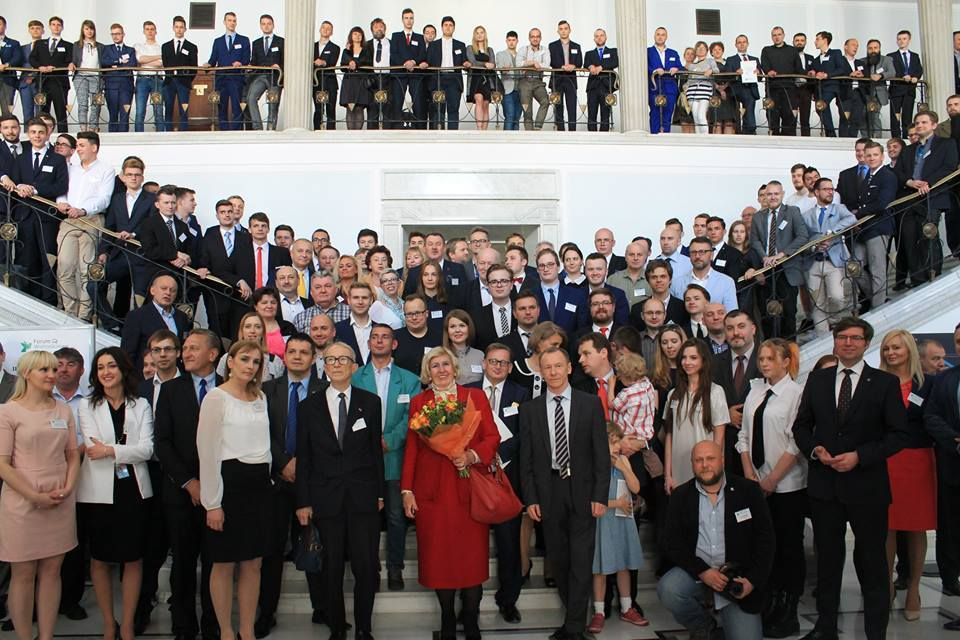
#> input picture konf.jpg, 960 x 640 px
$ python face_detect.py konf.jpg   (older library calls are emulated)
#> lines starting #> are read from the running program, lines starting #| are printed output that depends on the picture; after the words box and inside, x2 and y2 are one past the last pixel; in counts of white or black regions, pixels touching at a corner belong together
import cv2
import sys

# Get user supplied values
imagePath = sys.argv[1]
cascPath = "haarcascade_frontalface_default.xml"

# Create the haar cascade
faceCascade = cv2.CascadeClassifier(cascPath)

# Read the image
image = cv2.imread(imagePath)
#> image is the input picture: shape (640, 960, 3); mean B, G, R 97.9, 100.2, 108.8
gray = cv2.cvtColor(image, cv2.COLOR_BGR2GRAY)
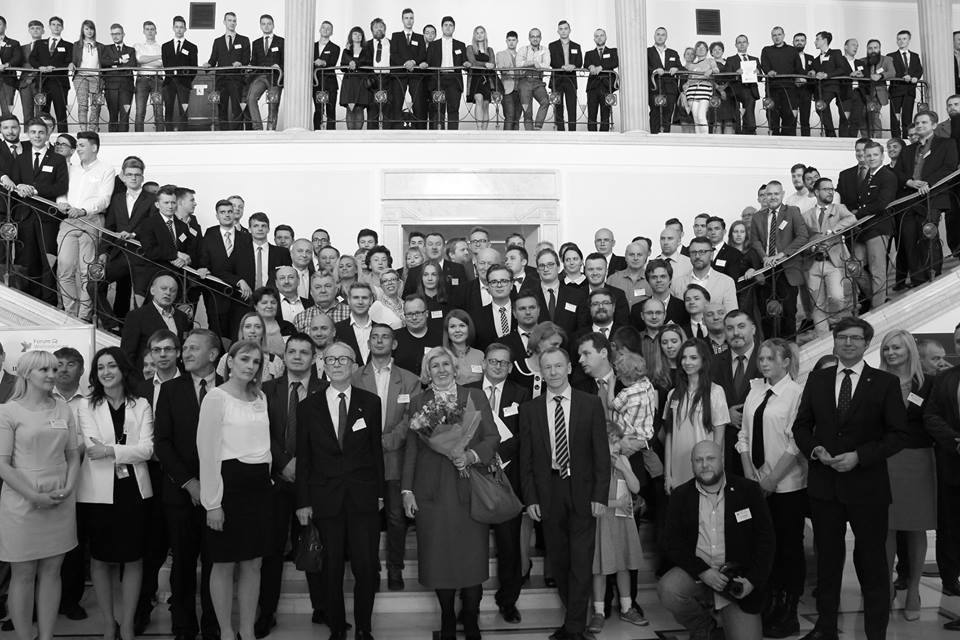
#> gray: shape (640, 960); min 0, max 255, mean 102.5

# Detect faces in the image
faces = faceCascade.detectMultiScale(
    gray,
    scaleFactor=1.1,
    minNeighbors=5,
#    minSize=(30, 30),
    flags = cv2.cv.CV_HAAR_SCALE_IMAGE
)
#> faces = 36 rows, first 6: [422, 234, 26, 26], [292, 241, 26, 26], [533, 254, 27, 27], [417, 264, 25, 25], [274, 268, 26, 26], [645, 266, 28, 28]

print("Found {0} faces!".format(len(faces)))
#| Found 36 faces!

# Draw a circle around the faces
for (x, y, w, h) in faces:
    cv2.circle(image, (x+w/2, y+h/2), w/2, (100, 255, 255), 2)
#> this loop made 36 passes
#> (x, y, w, h) on passes 1 to 12: (422, 234, 26, 26), (292, 241, 26, 26), (533, 254, 27, 27), (417, 264, 25, 25), (274, 268, 26, 26), (645, 266, 28, 28), (484, 270, 30, 30), (309, 276, 27, 27), (152, 277, 30, 30), (347, 287, 28, 28), (681, 289, 25, 25), (256, 292, 26, 26)
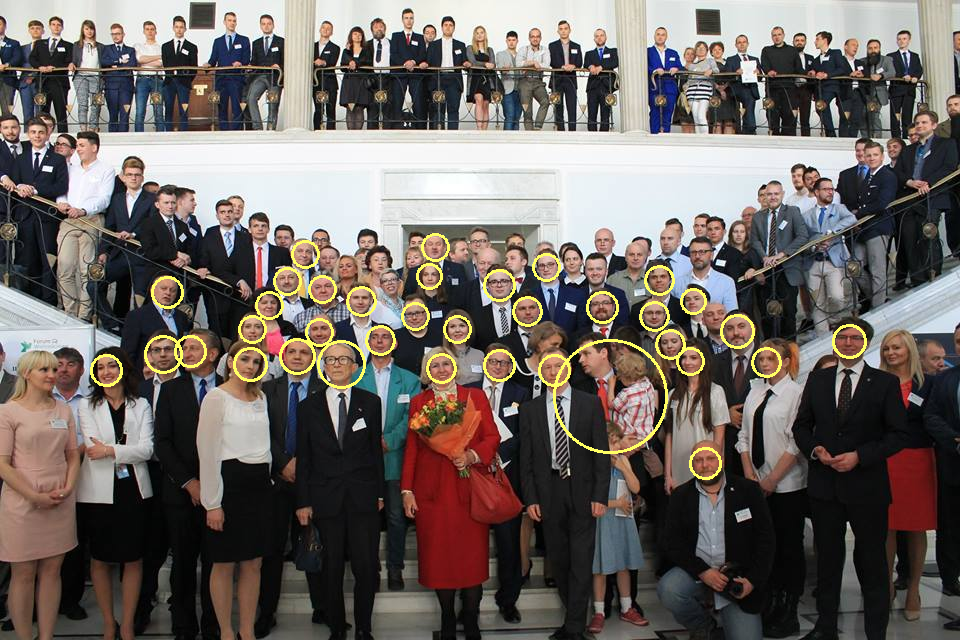
#> image: shape (640, 960, 3); 1.68% of pixels changed, all inside (x1, y1, x2, y2) = (90, 233, 867, 480)

cv2.imshow("Faces found", image)
cv2.waitKey(0)

$ run again, on ruskie.jpg
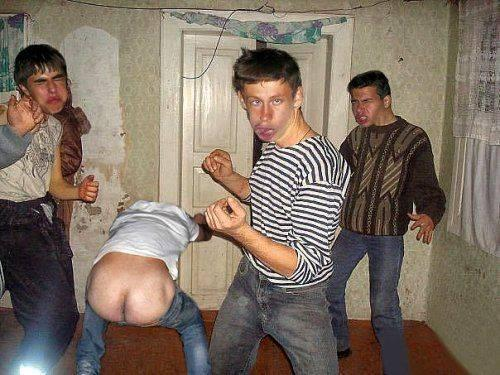
#> input picture ruskie.jpg, 500 x 375 px
#> image is the input picture: shape (375, 500, 3); mean B, G, R 101, 113.8, 127.6
#> `gray = cv2.cvtColor(image, cv2.COLOR_BGR2GRAY)`:
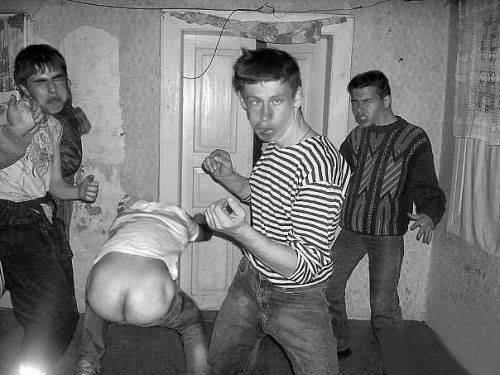
#> gray: shape (375, 500); min 0, max 255, mean 116.5
#> faces = [[345, 88, 35, 35], [237, 78, 60, 60], [27, 63, 50, 50]]
#| Found 3 faces!
#> the loop `for (x, y, w, h) in faces:` made 3 passes
#> after the loop `for (x, y, w, h) in faces:`:
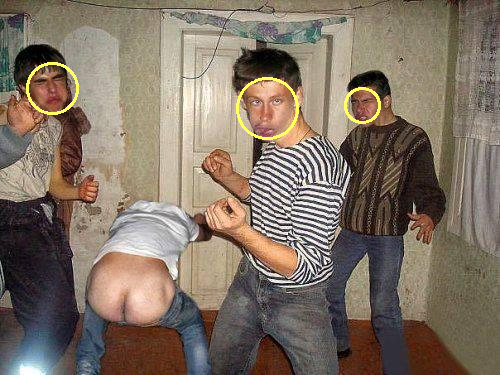
#> image: shape (375, 500, 3); 0.74% of pixels changed, all inside (x1, y1, x2, y2) = (26, 62, 381, 140)

$ run again, on abba.png
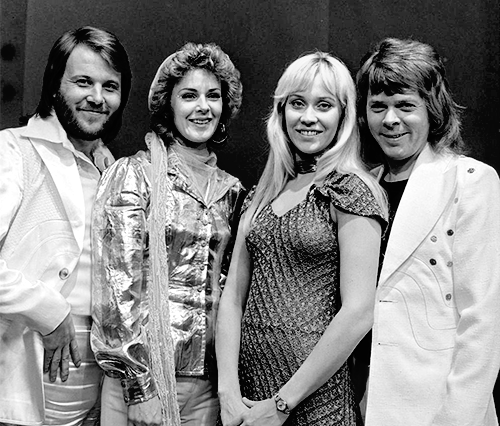
#> input picture abba.png, 500 x 426 px
#> image is the input picture: shape (426, 500, 3); min 0, max 255, mean 130.8
#> faces = [[168, 70, 66, 66], [56, 55, 75, 75], [267, 69, 87, 87], [354, 78, 74, 74]]
#| Found 4 faces!
#> the loop `for (x, y, w, h) in faces:` made 4 passes
#> after the loop `for (x, y, w, h) in faces:`:
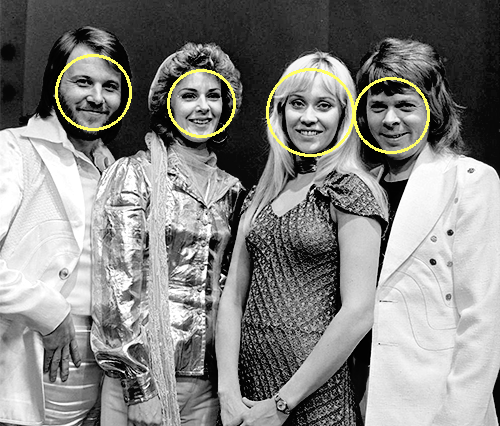
#> image: shape (426, 500, 3); 1.32% of pixels changed, all inside (x1, y1, x2, y2) = (55, 54, 430, 157)

$ run again, on putin.png
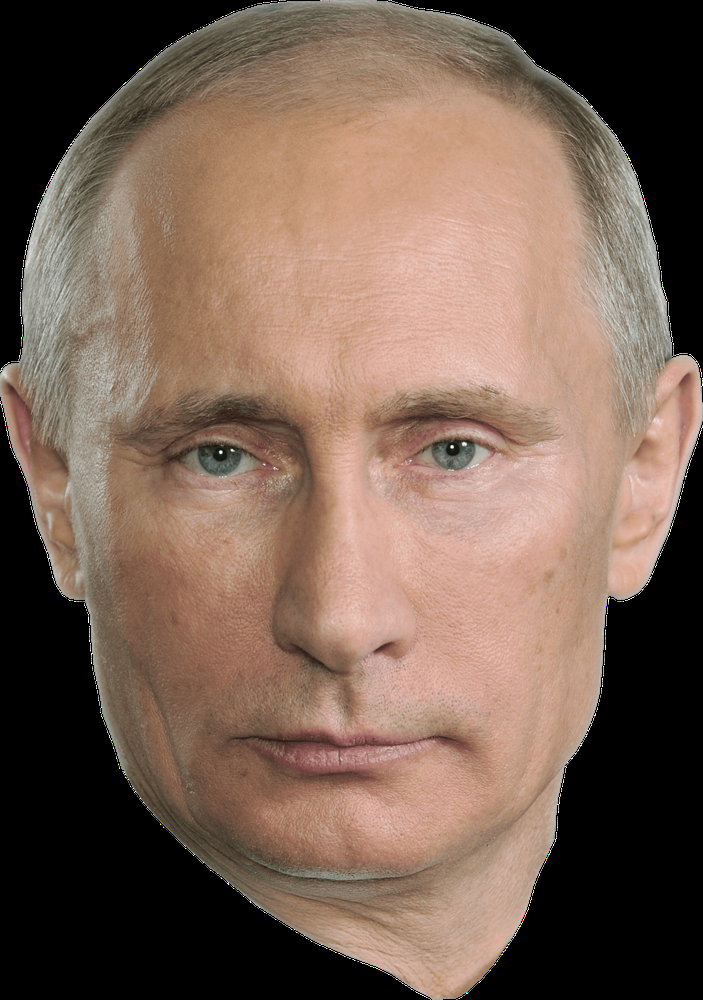
#> input picture putin.png, 703 x 1000 px, shrunk from 1645 x 2339 before the run
#> image is the input picture: shape (1000, 703, 3); mean B, G, R 84.1, 97.8, 120.8
#> `gray = cv2.cvtColor(image, cv2.COLOR_BGR2GRAY)`:
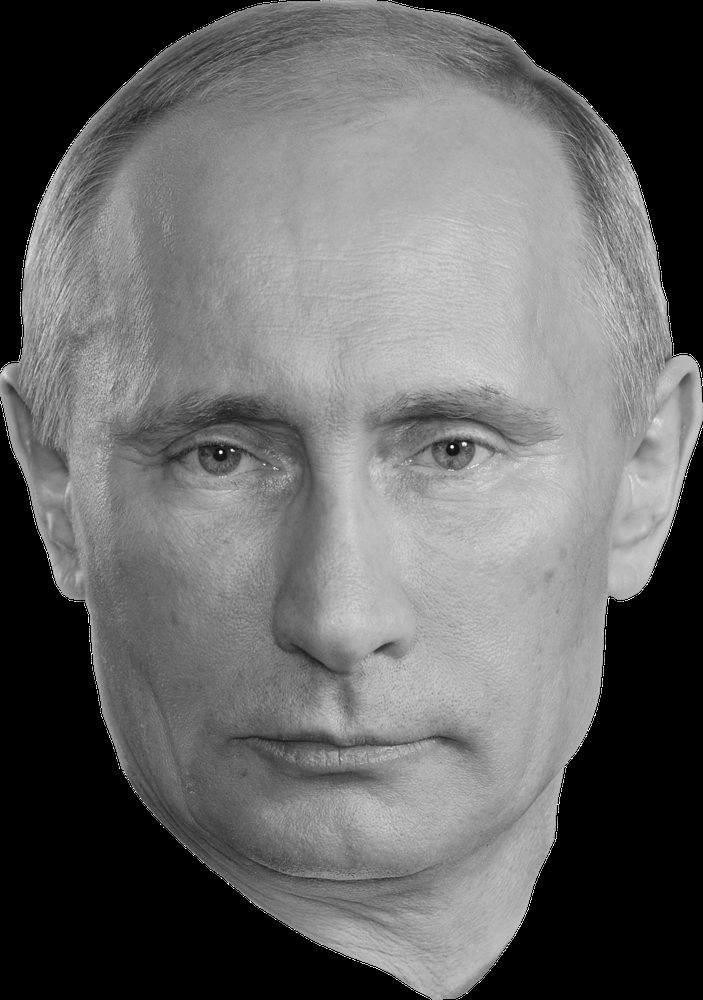
#> gray: shape (1000, 703); min 0, max 255, mean 103.1
#> faces = [[205, 622, 353, 353], [59, 232, 563, 563]]
#| Found 2 faces!
#> the loop `for (x, y, w, h) in faces:` made 2 passes
#> after the loop `for (x, y, w, h) in faces:`:
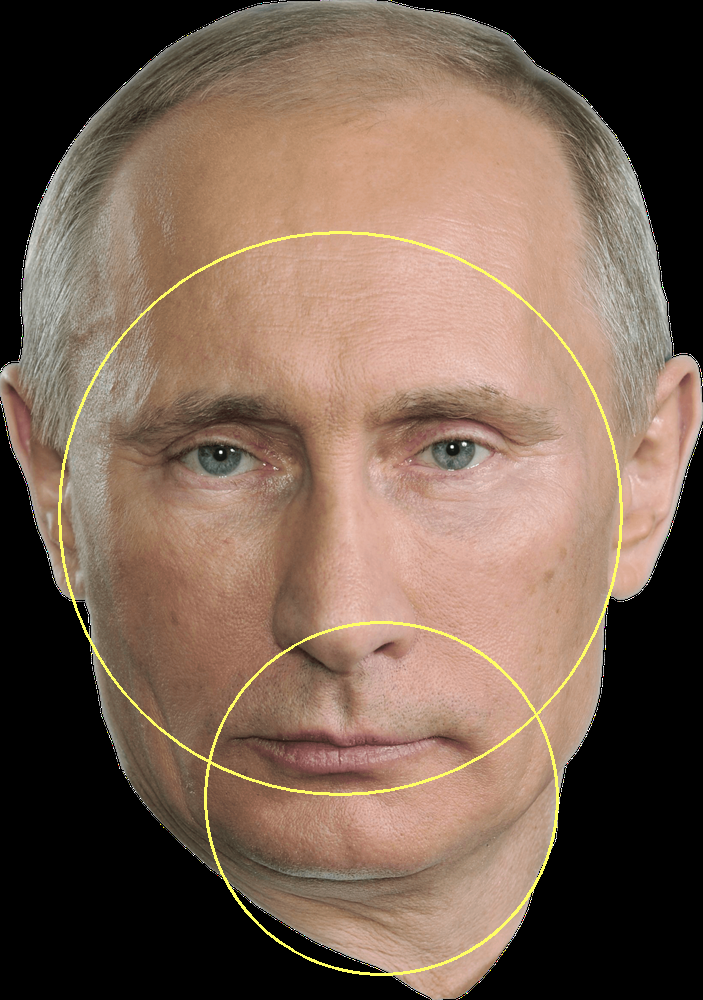
#> image: shape (1000, 703, 3); 1.2% of pixels changed, all inside (x1, y1, x2, y2) = (58, 231, 623, 976)
